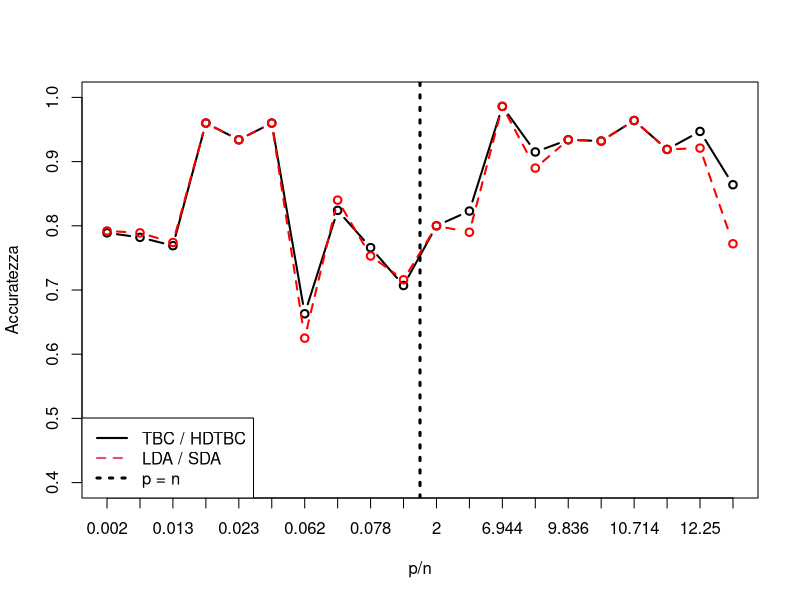
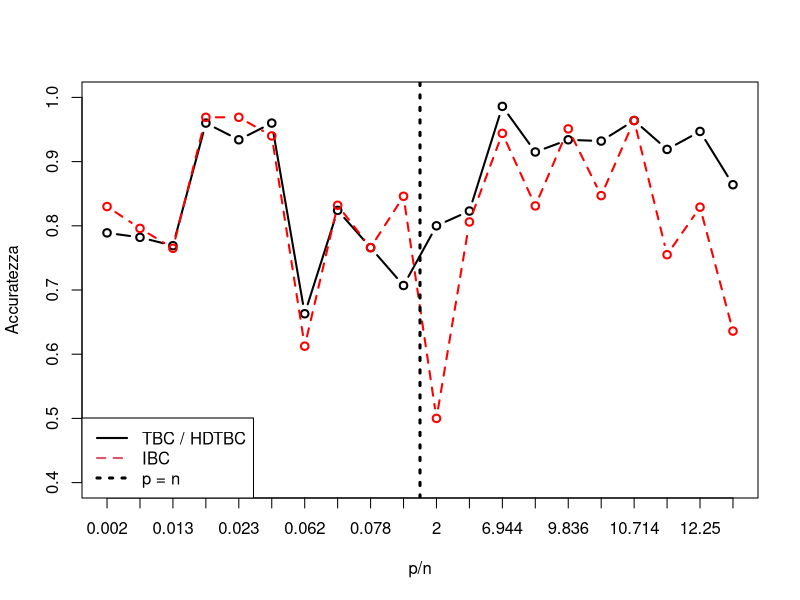
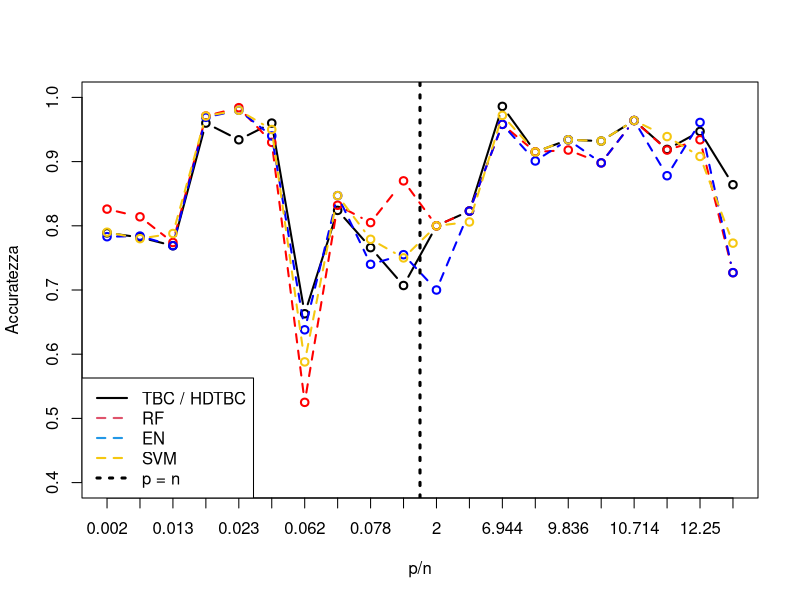

Source code (R) for these figures, in order:
res_rf <- c(.727,.971,.964,.918,.918,.898,.915,.525,
            .823,.832,.934,.93,.958,
            .826,.774,.984,.87,.814,.8,.805)

res_knn <- c(.636,.969,.964,.934,.755,.831,.789,.65,
             .774,.847,.789,.95,.917,
             .832,.742,.969,.817,.776,.1,.779)

res_en <- c(.727,.969,.964,.934,.878,.898,.901,.638,
            .823,.847,.961,.94,.958,
            .783,.769,.98,.755,.784,.7,.74)

res_svm <- c(.773,.971,.964,.934,.939,.932,.915,.588,
             .806,.847,.908,.95,.972,
             .79,.788,.98,.75,.78,.8,.779)

res_lda <- c(.772,.96,.964,.934,.919,.932,.8899,.625,
             .79,.84,.921,.96,.986,
             .792,.774,.934,.716,.789,.8,.753)

res_lda_knn <- c(NA,.957,NA,NA,NA,NA,NA,.6625,
                 NA,.84,NA,.96,NA,
                 .836,.771,NA,.803,.8,NA,.727)

res_tbc <- c(NA,.96,NA,NA,NA,NA,NA,.663,
             NA,.824,NA,.96,NA,
             .789,.769,.934,.707,.782,NA,.766)

res_ibc <- c(.636,.969,.964,.951,.755,.847,.831,.6125,
             .806,.832,.829,.94,.944,
             .83,.765,.969,.846,.796,.5,.766)

res_ibc_base <- c(.636,.946,.875,.77,.51,.746,.803,.475,
                  .806,.847,.5,.92,.958,
                  .707,.774,.93,.707,.78,.6,.701)

res_hd <- c(.864,.966,.964,.934,.919,.932,.915,.675,
            .823,.832,.947,.95,.986,.843,
            .765,.972,.861,.804,.8,.792)


n <- c(22,683,56,61,49,59,71,80,62,131,76,100,72,
       1000,532,256,208,714,10,77)


p <- c(300,10,600,600,600,600,600,5,200,10,
       931,4,500,2,7,6,60,7,20,6)


db_res <- data.frame(n=n,p=p,res_ibc=res_ibc,res_hd=res_hd,
                     res_rf = res_rf, res_en = res_en, 
                     res_knn = res_knn, res_svm = res_svm, 
                     res_lda = res_lda, res_tbc = res_tbc,res_ibc_base,res_lda_knn)

db_res <- db_res[order(db_res$p/db_res$n),]


dbres <- db_res[,-c(10,12)]
dbres[dbres$n>dbres$p,4] <- db_res[db_res$n>db_res$p,10]






####### tbc vs lda
res_ldatbc <- na.omit(dbres[,c(1,2,4,9)])
plot(x=1:20,y=res_ldatbc[,3],type='b',xlab='p/n',ylab='Accuratezza',xaxt='n',ylim=c(.4,1),lwd=2)
axis(1, at=1:20, labels = round(res_ldatbc$p/res_ldatbc$n,3))
lines(x=1:20,y=res_ldatbc[,4],col='red',type='b',lty=2,lwd=2)
abline(v=10.5,lty=3,lwd=3)
legend("bottomleft", c('TBC / HDTBC','LDA / SDA', 'p = n'),
       lty=c(1,2,3),col=c(1,2,1),lwd=c(2,2,3))


####### ibc vs ibc_knn vs knn vs tbc
res_ibc <- na.omit(dbres[,c(1,2,4,3)])
plot(x=1:20,y=res_ibc[,3],type='b',xlab='p/n',ylab='Accuratezza',xaxt='n',ylim=c(.4,1),lwd=2)
axis(1, at=1:20, labels = round(res_ibc$p/res_ibc$n,3))
lines(x=1:20,y=res_ibc[,4],col='red',type='b',lty=2,lwd=2)
abline(v=10.5,lty=3,lwd=3)
legend("bottomleft", c('TBC / HDTBC','IBC','p = n'), 
       lty=c(1,2,3),col=c(1,2,1),lwd=c(2,2,3))



####### tbc vs all
res_all <- na.omit(dbres[,c(1,2,4,5,6,8)])
plot(x=1:20,y=res_all[,3],type='b',xlab='p/n',ylab='Accuratezza',xaxt='n',ylim=c(.4,1),lwd=2)
axis(1, at=1:20, labels = round(res_all$p/res_all$n,3))
lines(x=1:20,y=res_all[,4],col='red',type='b',lty=2,lwd=2)
lines(x=1:20,y=res_all[,5],col='blue',type='b',lty=2,lwd=2)
lines(x=1:20,y=res_all[,6],col=7,type='b',lty=2,lwd=2)
abline(v=10.5,lty=3,lwd=3)
legend("bottomleft", c('TBC / HDTBC','RF','EN','SVM','p = n'), 
       lty=c(1,2,2,2,3),col=c(1,2,4,7,1),lwd=c(2,2,2,2,3))

